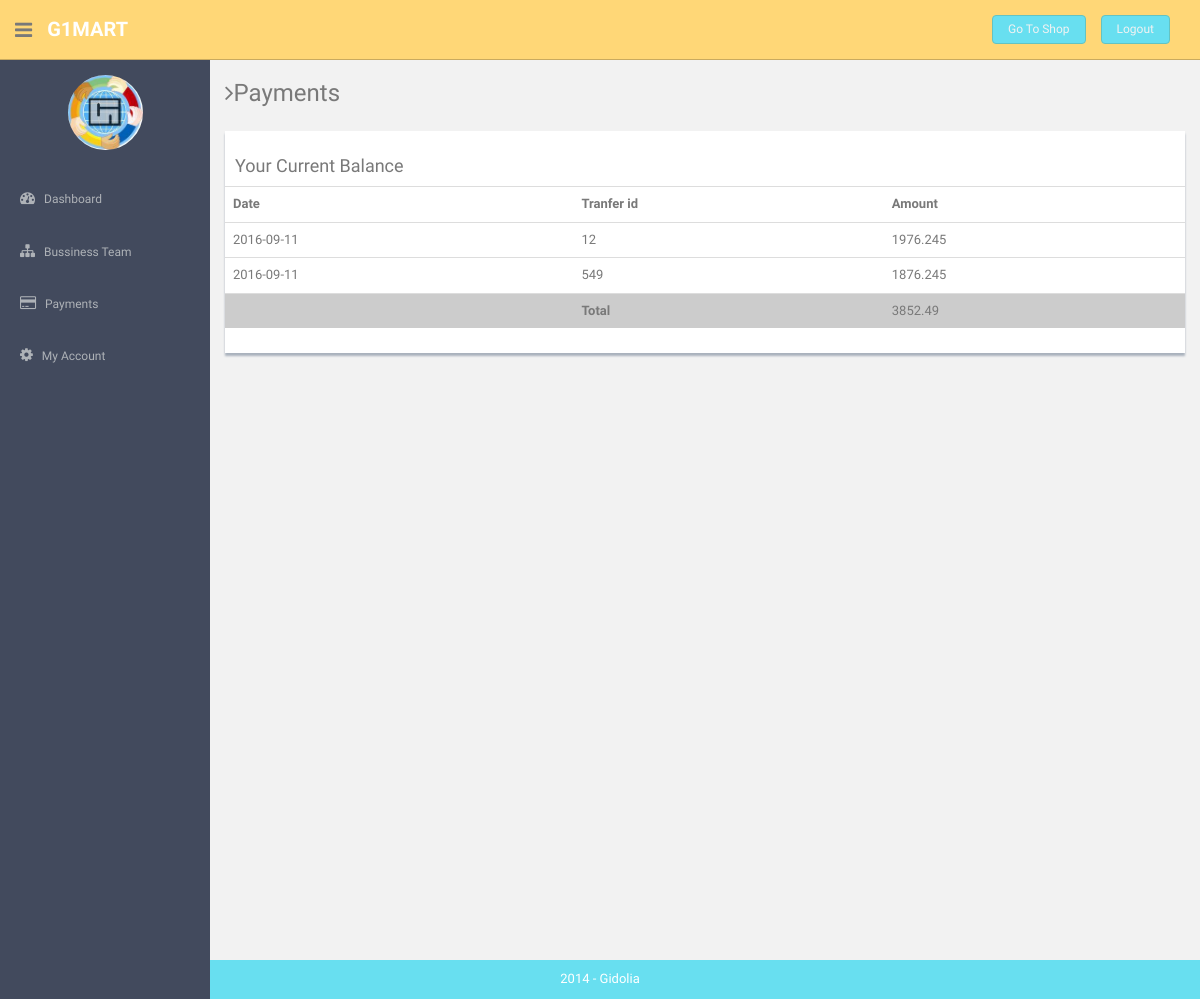
Page /shop/Partner/payments.php (signed in) on the committed database.
### tables this page shows
CREATE TABLE `c_month` (
  `m_id` int(11) NOT NULL,
  `d_id` varchar(20) NOT NULL,
  `f_date` varchar(20) NOT NULL,
  `bv1` varchar(20) NOT NULL,
  `bv2` varchar(20) NOT NULL,
  `bv3` varchar(20) NOT NULL,
  `own_bv` varchar(20) NOT NULL,
  `down_bv` varchar(20) NOT NULL,
  `m_amount` varchar(20) NOT NULL,
  `join_amount` varchar(10) NOT NULL,
  `clear` varchar(5) NOT NULL,
  `person_joined` varchar(5) NOT NULL
);

### shop/Partner/payments.php (the view, shortened to what this page needs)
<!DOCTYPE html>
<html lang="en">
  <head>
    <link href="assets/css/bootstrap.css" rel="stylesheet">
    <link href="assets/font-awesome/css/font-awesome.css" rel="stylesheet" />
    <link href="assets/css/style.css" rel="stylesheet">
    <link href="assets/css/style-responsive.css" rel="stylesheet">
  </head>
  <body>
  <section id="container" >
      <?php include "include/header.php";?>
      <aside>
         <?php include "include/sidebar.php"; ?>
      </aside>
      <section id="main-content">
          <section class="wrapper site-min-height">
          	<h3><i class="fa fa-angle-right"></i>Payments</h3>
          	<div class="row mt">
          		<div class="col-lg-12">
					<div class="content-panel">
          		<p>
                <h4>Your Current Balance <?php echo $ser[bal];?></h4>
                <table class="table">
                <tr><th>Date</th><th>Tranfer id</th><th>Amount</th></tr>
                <?php
				$retyy=mysql_query("select * from c_month where d_id=".$_SESSION[id]) or die ("bal info not selected");
				if (mysql_num_rows($retyy)>0)
				{ while($rfv=mysql_fetch_assoc($retyy)){?>
                <tr><td><?php echo $rfv[f_date];?></td><td><?php echo $rfv[m_id];?></td><td><?php echo $rfv[m_amount];?></td></tr><?php $tgh=$tgh+$rfv[m_amount]; }?>
                <h5><tr bgcolor="#CCCCCC"><td></td><th>Total</th><td><?php echo $tgh;?></td></tr></h5>
				<?php }else{?>
                <tr><td rowspan="3">OoP! you Dont have any Transfer Info</td></tr><?php }?>
                </table>
                </p>
				</div>
          		</div>
          	</div>
		</section><! --/wrapper -->
      </section>
      <?php include "include/footer.php";?>
  </section>
  </body>
</html>

### shop/Partner/assets/css/style.css (style rules this page uses)
body { color: #797979; background: #f2f2f2; font-family: 'Ruda', sans-serif; padding: 0px !important; margin: 0px !important; font-size:13px; }
#container { width: 100%; height: 100%; }
.mt { margin-top: 25px; }
#main-content { margin-left: 210px; }
.wrapper { display: inline-block; margin-top: 60px; padding-left: 15px; padding-right: 15px; padding-bottom: 15px; padding-top: 0px; width: 100%; }
.content-panel { background: #ffffff; box-shadow: 0px 3px 2px #aab2bd; padding-top: 15px; padding-bottom: 5px; }
.content-panel h4 { margin-left: 10px; }
.site-min-height { min-height: 900px; }

### rows in the picture
c_month: f_date "2016-09-11", m_id "12", m_amount "1976.245"
c_month: f_date "2016-09-11", m_id "549", m_amount "1876.245"

### other values in the picture
$tgh "3852.49"
